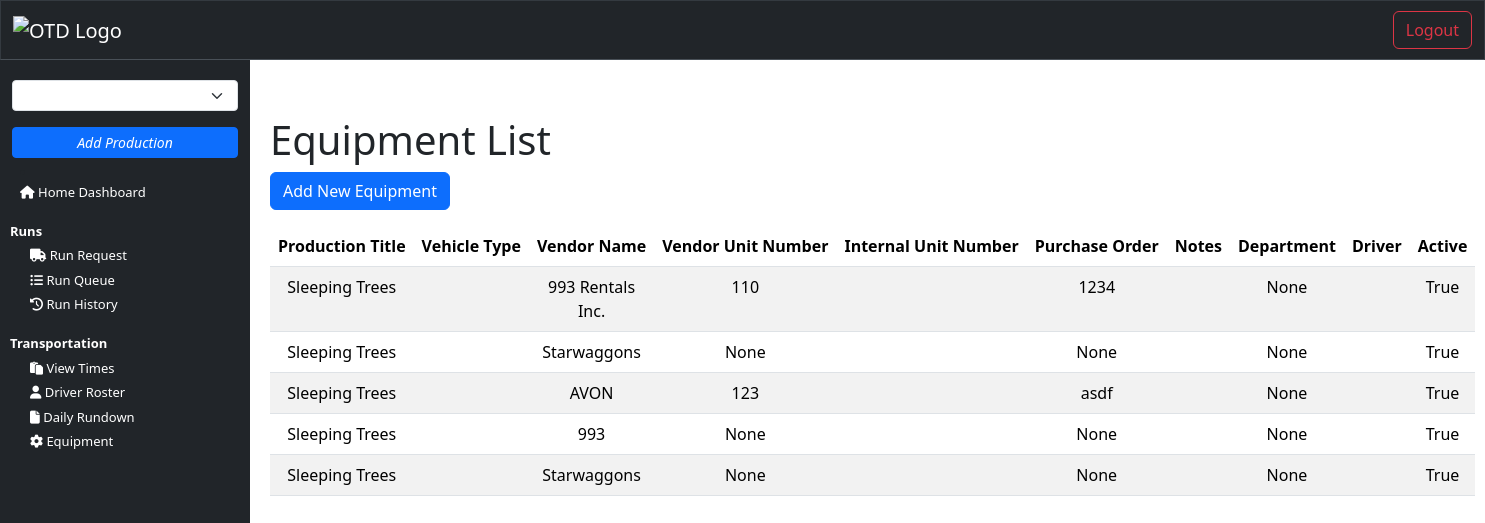
The app's page /equipment_list (signed in) with its own data.
### transportation/models.py (models this page shows, shortened)
class Equipment(models.Model):
    EQUIPMENT_TYPE_1_CHOICES = [
        ('truck', 'Truck'),
        ('trailer', 'Trailer'),
    ]
    TRUCK_TYPE_CHOICES = [
        ('stakebed', 'Stakebed'),
        ('box_truck', 'Box Truck'),
        ('5_ton', '5-Ton'),
        ('10_ton', '10-Ton'),
        ('tractor', 'Tractor'),
        ('van', 'Van'),
    ]
    TRAILER_TYPE_CHOICES = [
        ('2_room', '2 Room'),
        ('3_room', '3 Room'),
        ('flatbed', 'Flatbed'),
    ]
    production_title = models.ForeignKey(Production, on_delete=models.CASCADE, related_name='vehicles')
    equipment_type_1 = models.CharField(max_length=150, choices=EQUIPMENT_TYPE_1_CHOICES , null=True) # truck or trailer
    equipment_type_2 = models.CharField(max_length=150, null=True) # truck or trailer specific (stakebed, 2 room, etc..)
    vendor_name = models.CharField(max_length=100, null=True)
    vendor_unit_number = models.CharField(max_length=10, null=True)
    fleet_number = models.CharField(max_length=20, null=True)
    purchase_order = models.CharField(max_length=10, null=True)
    equipment_notes = models.TextField(max_length=2000, null=True, blank=True)
    assigned_department = models.ForeignKey(Department, null=True, blank=True, on_delete=models.CASCADE, related_name='vehicles')
    assigned_driver = models.ManyToManyField(Driver, blank=True, related_name='vehicles')
    is_active = models.BooleanField(default=True)

### core/models.py (models this page shows)
class Production(models.Model):
    create_date = models.DateField(auto_now_add=True)
    code = models.CharField(max_length=6, unique=True, null=True, blank=True)  # Add this field for the 6-digit code
    production_title = models.CharField(max_length=150, null=True)
    production_studio = models.CharField(max_length=150, null=True)
    production_email = models.EmailField(_('email address'), null=True)
    purchase_order = models.CharField(max_length=10, null=True)
    coordinator_name = models.CharField(max_length=150, null=True)
    coordinator_email = models.EmailField(_('email address'), null=True)
    dot_admin_name = models.CharField(max_length=150, null=True)
    dot_admin_email = models.EmailField(_('email address'), null=True)
    captain_name = models.CharField(max_length=150, null=True)
    captain_email = models.EmailField(_('email address'), null=True)
    production_notes = models.TextField(max_length=2000, null=True)
    is_active = models.BooleanField(default=True)
    def __str__(self):
        return self.production_title

### interface/views.py (the view)
# urls.py: path('equipment_list', views.equipment_list, name="equipment_list"),
@login_required(login_url='login')
def equipment_list(request):
    equipment = Equipment.objects.all()
    return render(request, 'interface/equipment_list.html', {'equipment': equipment})

### interface/templates/interface/equipment_list.html
{% extends 'interface/layout.html' %}
{% block content %}
<div class="container mt-5">
    <h1>Equipment List</h1>
    <a href="{% url 'add_equipment' %}" class="btn btn-primary mb-3">Add New Equipment</a>
    <table class="table table-striped">
        <thead>
            <tr>
                <th>Production Title</th>
                <th>Vehicle Type</th>
                <th>Vendor Name</th>
                <th>Vendor Unit Number</th>
                <th>Internal Unit Number</th>
                <th>Purchase Order</th>
                <th>Notes</th>
                <th>Department</th>
                <th>Driver</th>
                <th>Active</th>
            </tr>
        </thead>
        <tbody>
            {% for item in equipment %}
            <tr>
                <td>{{ item.production_title }}</td>
                <td>{{ item.vehicle_type }}</td>
                <td>{{ item.vendor_name }}</td>
                <td>{{ item.vendor_unit_number }}</td>
                <td>{{ item.internal_unit_number }}</td>
                <td>{{ item.purchase_order }}</td>
                <td>{{ item.vehicle_notes }}</td>
                <td>{{ item.assigned_department }}</td>
                <td>{{ item.assigned_driver.all|join:", " }}</td>
                <td>{{ item.is_active }}</td>
            </tr>
            {% endfor %}
        </tbody>
    </table>
</div>
{% endblock %}

### static/css/style.css (style rules this page uses)
body { padding: 0; margin: 0; background-color: white; }
td, th { text-align: center; }
@media (min-width: 994px) { th { white-space: nowrap; } }

### records on screen
Equipment: production_title "Sleeping Trees", vendor_name "993 Rentals Inc.", vendor_unit_number "110", purchase_order "1234", assigned_department "None", is_active "True"
Equipment: production_title "Sleeping Trees", vendor_name "Starwaggons", vendor_unit_number "None", purchase_order "None", assigned_department "None", is_active "True"
Equipment: production_title "Sleeping Trees", vendor_name "AVON", vendor_unit_number "123", purchase_order "asdf", assigned_department "None", is_active "True"
Equipment: production_title "Sleeping Trees", vendor_name "993", vendor_unit_number "None", purchase_order "None", assigned_department "None", is_active "True"
Equipment: production_title "Sleeping Trees", vendor_name "Starwaggons", vendor_unit_number "None", purchase_order "None", assigned_department "None", is_active "True"
